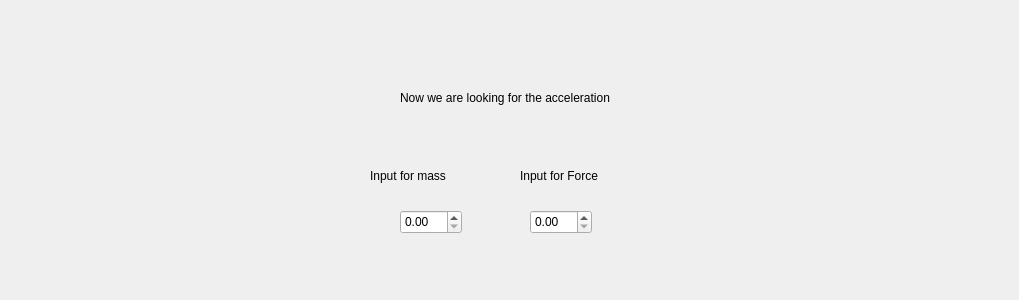
<?xml version="1.0" encoding="UTF-8"?>
<ui version="4.0">
 <class>Form</class>
 <widget class="QWidget" name="Form">
  <property name="geometry">
   <rect>
    <x>0</x>
    <y>0</y>
    <width>1019</width>
    <height>300</height>
   </rect>
  </property>
  <property name="windowTitle">
   <string>Form</string>
  </property>
  <widget class="QDoubleSpinBox" name="m_DSB">
   <property name="geometry">
    <rect>
     <x>400</x>
     <y>210</y>
     <width>62</width>
     <height>24</height>
    </rect>
   </property>
  </widget>
  <widget class="QLabel" name="label_3">
   <property name="geometry">
    <rect>
     <x>370</x>
     <y>150</y>
     <width>131</width>
     <height>51</height>
    </rect>
   </property>
   <property name="text">
    <string>Input for mass</string>
   </property>
  </widget>
  <widget class="QLabel" name="label">
   <property name="geometry">
    <rect>
     <x>400</x>
     <y>90</y>
     <width>241</width>
     <height>16</height>
    </rect>
   </property>
   <property name="text">
    <string>Now we are looking for the acceleration</string>
   </property>
  </widget>
  <widget class="QDoubleSpinBox" name="f_DSB">
   <property name="geometry">
    <rect>
     <x>530</x>
     <y>210</y>
     <width>62</width>
     <height>24</height>
    </rect>
   </property>
  </widget>
  <widget class="QLabel" name="label_4">
   <property name="geometry">
    <rect>
     <x>520</x>
     <y>160</y>
     <width>101</width>
     <height>31</height>
    </rect>
   </property>
   <property name="text">
    <string>Input for Force</string>
   </property>
  </widget>
 </widget>
 <resources/>
 <connections/>
</ui>
